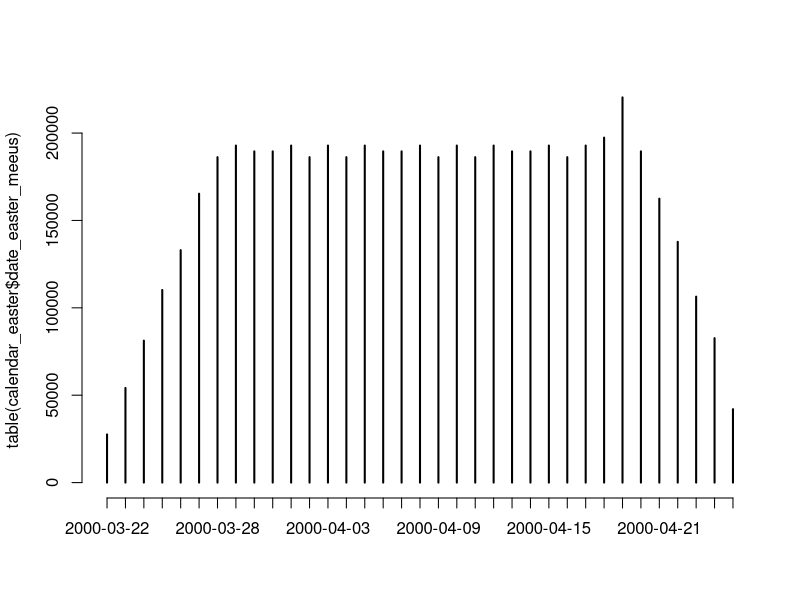

This figure's R source: (Note: this script raises an error after producing the figure.)
################################################################################
#####                  Calcul des moyennes de long-terme                   #####
################################################################################


# Calcul de la moyenne des jours fériés liés à Paques --------------------------

## Create easter calendar ------------------------------------------------------

calendar_easter <- data.frame(year = 0:(5700000 - 1)) |>
    dplyr::mutate(
        n_cycle_meton = year %% 19,
        c = year %/% 100,
        u = year %% 100,
        s_bissextile = c %/% 4,
        t_bissextile = c %% 4,
        p_cycle_proemptose = (c + 8) %/% 25,
        q_proemptose = (c - p_cycle_proemptose + 1) %/% 3,
        e_epacte = (19 * n_cycle_meton + c - s_bissextile - q_proemptose + 15) %% 30,
        b_bissextile = u %/% 4,
        d_bissextile = u %% 4,
        L_dominicale = (2 * t_bissextile + 2 * b_bissextile - e_epacte - d_bissextile + 32) %% 7,
        h_correction = (n_cycle_meton + 11 * e_epacte + 22 * L_dominicale) %/% 451,
        month_easter_meeus = (e_epacte + L_dominicale - 7 * h_correction + 114) %/% 31,
        day_easter_meeus = (e_epacte + L_dominicale - 7 * h_correction + 114) %% 31 + 1,
        date_easter_meeus = paste0("2000-", sprintf("%02.f", month_easter_meeus), "-", sprintf("%02.f", day_easter_meeus)),
        weekday_easter_number = (6L + dplyr::row_number() - 1L) %% 7L + 1L
        # date_easter_meeus = as.Date(paste0("2000-", sprintf("%02.f", month_easter_meeus), "-", day_easter_meeus))
    ) |>
    dplyr::select(year, month_easter_meeus, day_easter_meeus, date_easter_meeus, weekday_easter_number)


## Plot the easter dates ---------------------------------------------------

calendar_easter$date_easter_meeus |>
    table() |>
    plot()


## Summarise easter holidays -----------------------------------------------

summary_table <- calendar_easter[, c("date_easter_meeus", "weekday_easter_number")] |>
    table() |>
    data.frame() |>
    dplyr::mutate(
        date = as.Date(date_easter_meeus),
        weekday_number = weekday_easter_number
    )

### All easter -----------------------------------------------------------------

all_easter_holidays <- rbind(
    summary_table |> dplyr::mutate(date = format(date + 1, format = "%B")),
    summary_table |> dplyr::mutate(date = format(date + 39, format = "%B")),
    summary_table |> dplyr::mutate(date = format(date + 50, format = "%B"))
) |>
    dplyr::summarise(count = sum(Freq) / 5700000, .by = c(date, weekday_number))

### Pure easter ----------------------------------------------------------------

# Remove other french holiday to keep only the pure easter holyday

pure_easter_holidays <- rbind(
    summary_table |>
        dplyr::mutate(date = date + 1) |>
        dplyr::filter(!date %in% c(as.Date("2000-05-01"), as.Date("2000-05-08"))),
    summary_table |>
        dplyr::mutate(date = date + 39) |>
        dplyr::filter(!date %in% c(as.Date("2000-05-01"), as.Date("2000-05-08"))),
    summary_table |>
        dplyr::mutate(date = date + 50) |>
        dplyr::filter(!date %in% c(as.Date("2000-05-01"), as.Date("2000-05-08")))
) |>
    dplyr::mutate(month_name = format(date, format = "%B")) |>
    dplyr::summarise(Off_easter = sum(Freq) / 5700000, .by = c(month_name, weekday_number))


# Calcul des moyennes autres jours fériés --------------------------------------

calendar_other_holidays <- create_empty_calendar(
    start = 2000, end = 2399,
    starting_day = "samedi"
) |>
    add_new_year() |>
    add_may_day() |>
    add_victory_day() |>
    add_fete_nationale() |>
    add_assumption() |>
    add_all_saints_day() |>
    add_armistice() |>
    add_christmas() |>
    add_new_year() |>
    dplyr::select(
        year, month_name, weekday_number,
        new_year, may_day, victory_day, fete_nationale, assumption,
        all_saints_day, armistice, christmas
    )

other_holidays <- calendar_other_holidays |>
    dplyr::summarise(
        Day = dplyr::n(),
        Off = sum(
            new_year, may_day, victory_day, fete_nationale,
            assumption, all_saints_day, armistice, christmas
        ),
        .by = c(year, month_name, weekday_number)
    ) |>
    dplyr::summarise(
        Day = mean(Day),
        Off = mean(Off),
        .by = c(month_name, weekday_number)
    )


# Réunion des différents types de jours fériés ----------------------------

all_holidays <- merge(other_holidays, pure_easter_holidays, all = TRUE) |>
    dplyr::rowwise() |>
    dplyr::mutate(
        Off_mean = sum(Off, Off_easter, na.rm = TRUE),
        Day_mean = Day,
        In_mean = Day_mean - Off_mean
    ) |>
    dplyr::select(
        month_name, weekday_number,
        Day_mean, Off_mean, In_mean
    ) |>
    tidyr::pivot_wider(
        names_from = weekday_number,
        values_from = c(Day_mean, Off_mean, In_mean),
        names_sep = ""
    )
